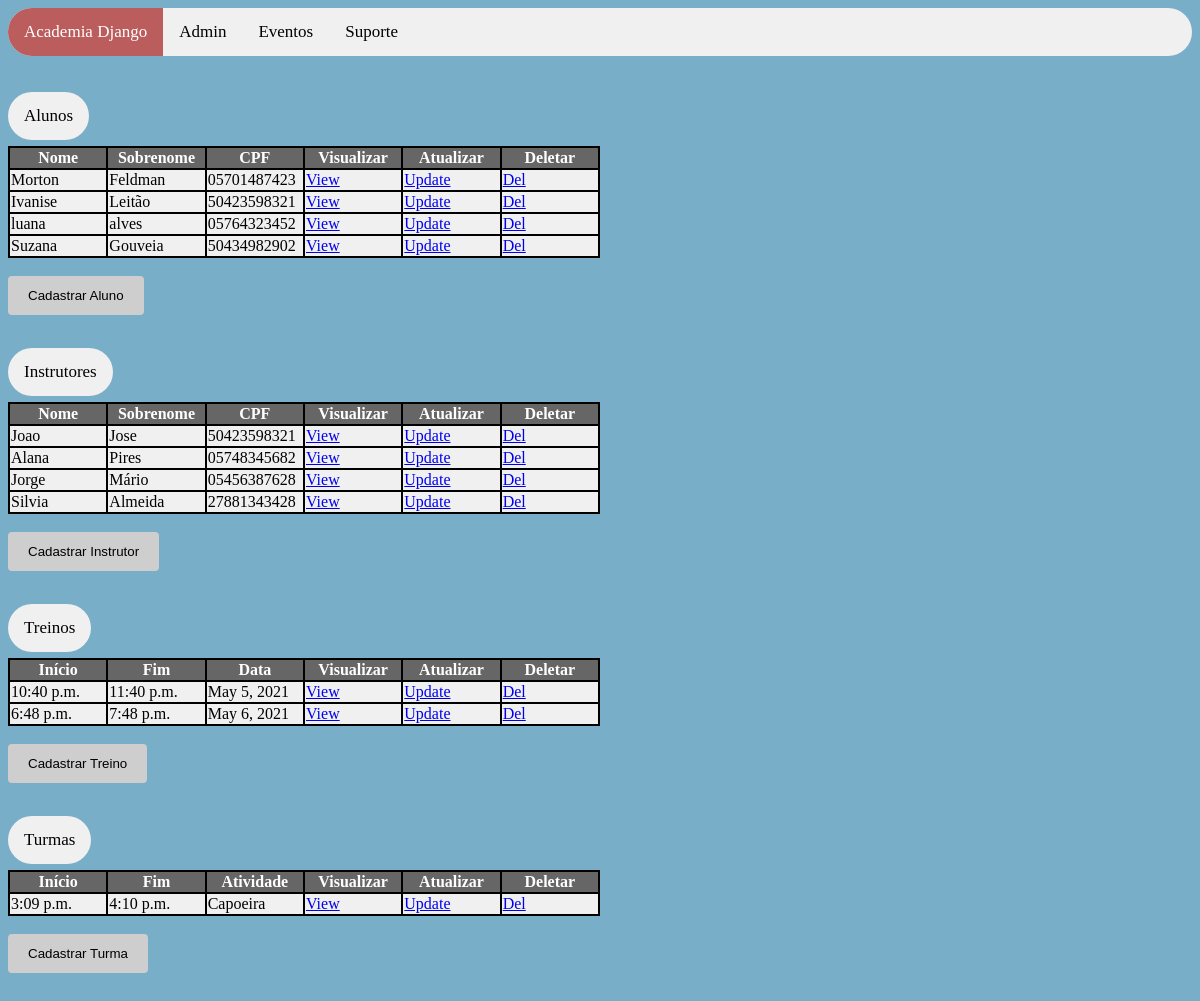
The page /sistema/inicio on the database as committed earlier.
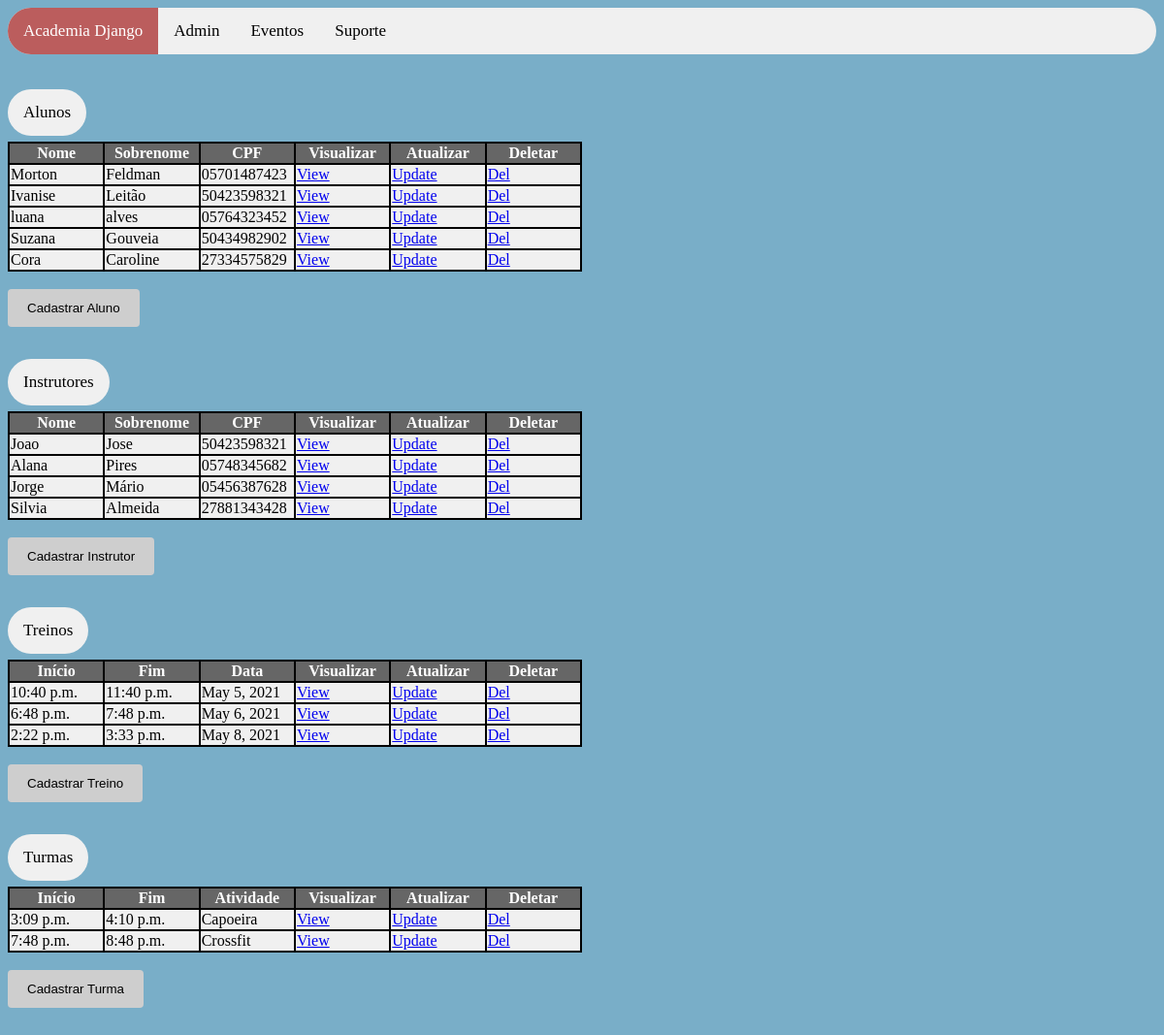
The same page on the database as committed later.
### sistema/models.py (models this page shows)
class Aluno(models.Model):
    nome = models.CharField(
        max_length = 200,
        null = False,
        blank = False
    )
    sobrenome = models.CharField(
        max_length = 200,
        null = False,
        blank = False
    )
    data_nascimento = models.DateField(
        null = True,
        blank = True
    )
    telefone = models.CharField(
        max_length = 14,
        null = False,
        blank = False
    )
    cpf = models.CharField(
        max_length = 14,
        null = False,
        blank = False
    )
    endereco = models.CharField(
        max_length = 200,
        null = False,
        blank = False
    )
    bairro = models.CharField(
        max_length = 100,
        null = False,
        blank = False,
        default=None
    )
    cep = models.CharField(
        max_length = 9,
        null = False,
        blank = False
    )
    cidade = models.CharField(
        max_length = 100,
        null = False,
        blank = False
    )
    estado = models.CharField(
        max_length = 2,
        null = False,
        blank = False
    )
    peso = models.CharField(
        max_length = 3,
        null = False,
        blank = False
    )
    altura = models.CharField(
        max_length = 4,
        null = False,
        blank = False
    )
    data_matricula = models.DateField(
        null = True,
        blank = True
    )
    genero_choices = (
        ("F", "Feminino"),
        ("M", "Masculino"),
        ("O", "Outro")
    )
    genero = models.CharField(
        max_length = 1,
        choices = genero_choices,
        null = True,
        blank = True
    )
    objects = models.Manager()

class Instrutor(models.Model):
    titulacao = models.CharField(
        max_length = 100,
        null = False,
        blank = False
    )
    nome = models.CharField(
        max_length = 200,
        null = False,
        blank = False
    )
    sobrenome = models.CharField(
        max_length = 200,
        null = False,
        blank = False
    )
    telefone = models.CharField(
        max_length = 14,
        null = False,
        blank = False
    )
    cpf = models.CharField(
        max_length = 14,
        null = False,
        blank = False
    )
    genero_choices = (
        ("F", "Feminino"),
        ("M", "Masculino"),
        ("O", "Outro")
    )
    genero = models.CharField(
        max_length = 1,
        choices = genero_choices,
        null = True,
        blank = True
    )
    objects = models.Manager()

class Treino(models.Model):
    hora_inicio_treino = models.TimeField(
        auto_now = False,
        auto_now_add = False,
        null = True
    )
    hora_fim_treino = models.TimeField(
        auto_now = False,
        auto_now_add = False,
        null = True
    )
    data_treino = models.DateField(
        null = True,
        blank = True
    )
    rotina = models.CharField(
        max_length = 500,
        null = False,
        blank = False
    )
    cod_instrutor = models.OneToOneField(
        'Instrutor',
        on_delete = models.CASCADE,
        related_name = '+',
        null = True,
        blank = True
    )
    cod_aluno = models.OneToOneField(
        'Aluno',
        on_delete = models.CASCADE,
        related_name = '+',
        null = True,
        blank = True
    )
    objects = models.Manager()

class Turma(models.Model):
    atividade = models.CharField(
        max_length = 300,
        null = False,
        blank = False
    )
    hora_inicio_turma = models.TimeField(
        auto_now = False,
        auto_now_add = False,
        null = True
    )
    hora_fim_turma = models.TimeField(
        auto_now = False,
        auto_now_add = False,
        null = True
    )
    data_turma = models.DateField(
        null = True,
        blank = True
    )
    instrutor = models.OneToOneField(
        'Instrutor',
        on_delete = models.CASCADE,
        related_name = '+'
    )
    alunos = models.ManyToManyField(
        'Aluno'
    )
    objects = models.Manager()

### sistema/views.py (the view)
# urls.py: path('inicio', views.inicio, name='inicio'),
def inicio(request):
    alunos = Aluno.objects.all()
    instrutor = Instrutor.objects.all()
    treinos = Treino.objects.all()
    turmas = Turma.objects.all()
    contexto = {
        'alunos': alunos,
        'instrutor': instrutor,
        'treinos': treinos,
        'turmas': turmas
    }
    return render(request, 'inicio.html', contexto)

### sistema/templates/inicio.html (shortened to what this page needs)
{% load static %}
 <!DOCTYPE html>
<html>
<head>
<link rel="stylesheet" href=" {% static 'css/style.css' %} "/>
</head>
<body>
<div class="topnav">
    <a class="active" href="http://{{request.get_host}}/sistema/inicio">Academia Django</a>
    <a href="http://{{request.get_host}}/admin" target="_blank">Admin</a>
    <a href="#emconstrucao">Eventos</a>
    <a href="mailto:suporte@academiadjango.com">Suporte</a>
</div>
<br/><br/>
    <a style="background-color: #f0f0f0; border-radius: 25px; padding: 14px 16px; text-align: center; float: left; font-size: 17px;"> Alunos </a>
<br/><br/><br/>
<table>
<thread>
    <tr>
        <th>Nome</th>
        <th>Sobrenome</th>
        <th>CPF</th>
        <th>Visualizar</th>
        <th>Atualizar</th>
        <th>Deletar</th>
    </tr>
</thread>
    {% for alunos in alunos  %}
    <tr>
        <td>{{ alunos.nome }}</td>
        <td>{{ alunos.sobrenome }}</td>
        <td>{{ alunos.cpf }}</td>
        <td><a href="visualizar_aluno/{{alunos.id}}">View</td>
        <td> <a href="atualizar_dados_aluno/{{alunos.id}}">Update</td>
        <td><a href="deletar_aluno/{{alunos.id}}">Del</td>
    </tr>
    {% endfor %}
</table>
    <br/>
    <form action="http://{{request.get_host}}/sistema/form_cadastro_aluno">
    <input type="submit" value="Cadastrar Aluno">
    </form>
<br/><br/><br/><br/>
    <a style="background-color: #f0f0f0; border-radius: 25px; padding: 14px 16px; text-align: center; float: left; font-size: 17px;"> Instrutores </a>
<br/><br/><br/>
<table>
<thread>
    <tr>
        <th style="width: 50%">Nome</th>
        <th>Sobrenome</th>
        <th>CPF</th>
        <th>Visualizar</th>
        <th>Atualizar</th>
        <th>Deletar</th>
    </tr>
</thread>
    {% for instrutor in instrutor  %}
    <tr>
        <td>{{ instrutor.nome }}</td>
        <td>{{ instrutor.sobrenome }}</td>
        <td>{{ instrutor.cpf }}</td>
        <td><a href="visualizar_instrutor/{{instrutor.id}}">View</td>
        <td> <a href="atualizar_dados_instrutor/{{instrutor.id}}">Update</td>
        <td><a href="deletar_instrutor/{{instrutor.id}}">Del</td>
    </tr>
    {% endfor %}
</table>
    <br/>
    <form action="http://{{request.get_host}}/sistema/form_cadastro_instrutor">
    <input type="submit" value="Cadastrar Instrutor">
    </form>
    <br/><br/><br/><br/>
    <a style="background-color: #f0f0f0; border-radius: 25px; padding: 14px 16px; text-align: center; float: left; font-size: 17px;"> Treinos </a>
<br/><br/><br/>
<table>
<thread>
    <tr>
        <th style="width: 50%">Início</th>
        <th>Fim</th>
        <th>Data</th>
        <th>Visualizar</th>
        <th>Atualizar</th>
        <th>Deletar</th>
    </tr>
</thread>
    {% for treinos in treinos  %}
    <tr>
        <td>{{ treinos.hora_inicio_treino }}</td>
        <td>{{ treinos.hora_fim_treino }}</td>
        <td>{{ treinos.data_treino }}</td>
        <td><a href="visualizar_treino/{{treinos.id}}">View</td>
        <td> <a href="atualizar_dados_treino/{{treinos.id}}">Update</td>
        <td><a href="deletar_treino/{{treinos.id}}">Del</td>
    </tr>
    {% endfor %}
</table>
    <br/>
    <form action="http://{{request.get_host}}/sistema/form_cadastro_treino">
    <input type="submit" value="Cadastrar Treino">
    </form>
    <br/><br/><br/><br/>
    <a style="background-color: #f0f0f0;  border-radius: 25px; padding: 14px 16px; text-align: center; float: left; font-size: 17px;"> Turmas </a>
<br/><br/><br/>
<table>
<thread>
    <tr>
        <th style="width: 50%">Início</th>
        <th>Fim</th>
        <th>Atividade</th>
        <th>Visualizar</th>
        <th>Atualizar</th>
        <th>Deletar</th>
    </tr>
</thread>
    {% for turmas in turmas  %}
    <tr>
        <td>{{ turmas.hora_inicio_turma }}</td>
        <td>{{ turmas.hora_fim_turma }}</td>
        <td>{{ turmas.atividade }}</td>
        <td><a href="visualizar_turma/{{turmas.id}}">View</td>
        <td> <a href="atualizar_dados_turma/{{turmas.id}}">Update</td>
        <td><a href="deletar_turma/{{turmas.id}}">Del</td>
    </tr>
    {% endfor %}
</table>
     <br/>
    <form action="http://{{request.get_host}}/sistema/form_cadastro_turma">
    <input type="submit" value="Cadastrar Turma">
    </form>
    <br/><br/>    <br/><br/>
</body>
</html>

### sistema/static/css/style.css (style rules this page uses)
body { background: #79aec8 }
.topnav { overflow: hidden; background-color: #f0f0f0; border-radius: 25px; }
.topnav a { float: left; color: #000; text-align: center; padding: 14px 16px; text-decoration: none; font-size: 17px; }
.topnav a.active { background-color: #bb5d5d; color: white; }
input[type=submit] { background-color: #cecece; color: black; padding: 12px 20px; border: none; border-radius: 4px; cursor: pointer; float: left; }
table { border: 0px solid #606060; background-color: #000; width: 50%; table-layout: fixed; }
th { width: 50%;border: 0px solid #606060; color: white; background-color: #666666;text-align: center; border-collapse: collapse; }
td { background-color: #f0f0f0; color: #000; }

Rows that differ between the two databases and show on the page:
added Aluno: nome "Cora", sobrenome "Caroline", cpf "27334575829"
added Treino: hora_inicio_treino "2:22 p.m.", hora_fim_treino "3:33 p.m.", data_treino "May 8, 2021"
added Turma: hora_inicio_turma "7:48 p.m.", hora_fim_turma "8:48 p.m.", atividade "Crossfit"
